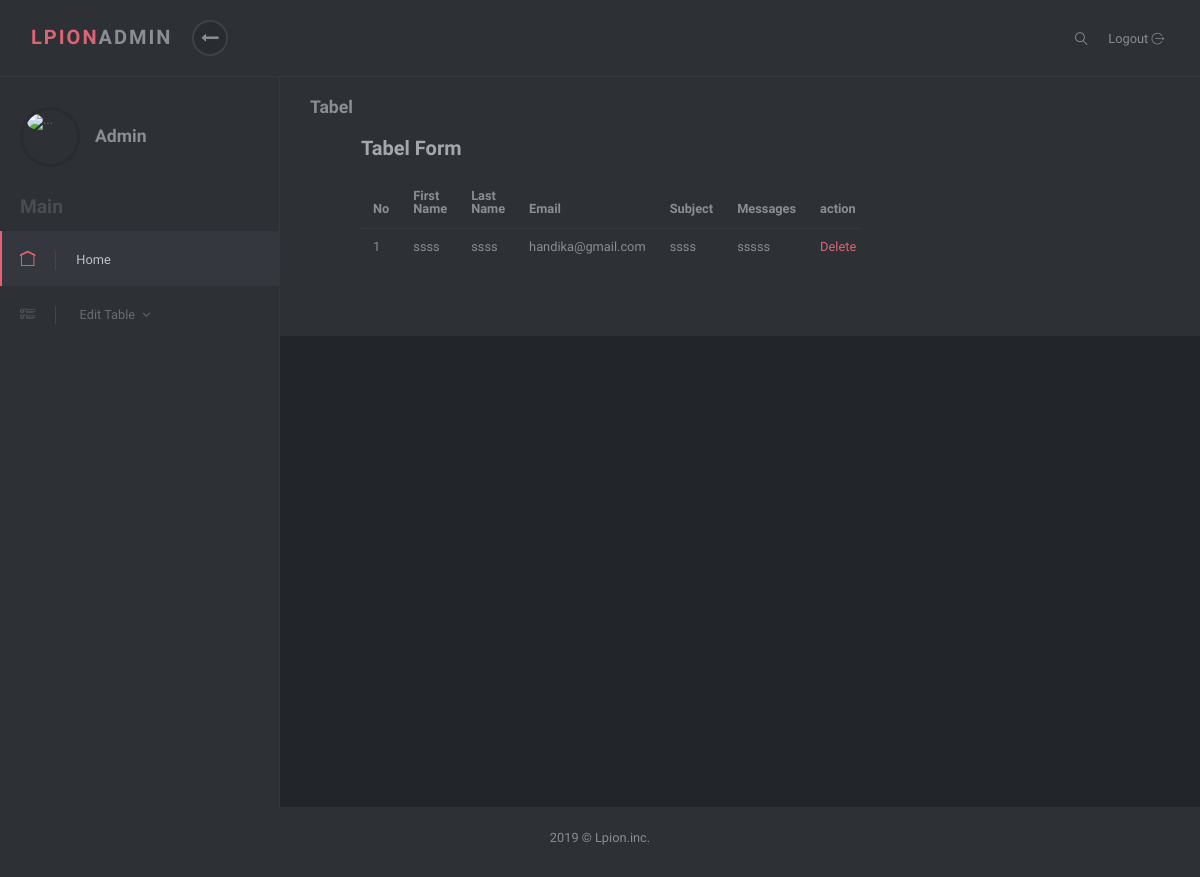
/Admin/Tabel_contact.php (signed in), run on the app's committed database.
### tables this page shows
CREATE TABLE `contact` (
  `idcontact` int(11) NOT NULL,
  `fname` varchar(100) NOT NULL,
  `lname` varchar(100) NOT NULL,
  `email` varchar(100) NOT NULL,
  `subject` varchar(100) NOT NULL,
  `message` varchar(200) NOT NULL
);

### Admin/functions.php (called while the page is built, shortened)
<?php
 $conn=mysqli_connect("localhost", "root", "", "ebisnis");
 function query($user)
 {
 	global $conn;
 	$exe=mysqli_query($conn, $user);
 	$row=null;
 	while($data=mysqli_fetch_array($exe))
 	{
 		$row[]=$data;
 	}
 	return $row;
 }
?>

### Admin/Tabel_contact.php (the view, shortened to what this page needs)
<?php
	require 'functions.php';
	 $contact = query("SELECT * FROM contact");
?>
<!DOCTYPE html>
<html>
<head>
    <link rel="stylesheet" href="vendor/bootstrap/css/bootstrap.min.css">
    <link rel="stylesheet" href="vendor/font-awesome/css/font-awesome.min.css">
    <link rel="stylesheet" href="css/font.css">
    <link rel="stylesheet" href="css/style.default.css" id="theme-stylesheet">
    <link rel="stylesheet" href="css/custom.css">
  </head>
  <body>
    <header class="header">
      <nav class="navbar navbar-expand-lg">
        <div class="container-fluid d-flex align-items-center justify-content-between">
          <div class="navbar-header">
            <a href="index.php" class="navbar-brand">
              <div class="brand-text brand-big visible text-uppercase"><strong class="text-primary">Lpion</strong><strong>Admin</strong></div>
              <div class="brand-text brand-sm"><strong class="text-primary">R</strong><strong>A</strong></div></a>
            <button class="sidebar-toggle"><i class="fa fa-long-arrow-left"></i></button>
          </div>
          <div class="right-menu list-inline no-margin-bottom">
            <div class="list-inline-item"><a href="#" class="search-open nav-link"><i class="icon-magnifying-glass-browser"></i></a></div>
            <div class="list-inline-item logout"><a id="logout" href="logout.php" class="nav-link">Logout <i class="icon-logout"></i></a></div>
          </div>
        </div>
      </nav>
    </header>
    <div class="d-flex align-items-stretch">
      <nav id="sidebar">
        <div class="sidebar-header d-flex align-items-center">
          <div class="avatar"><img src="img/user-512.png" alt="..." class="img-fluid rounded-circle"></div>
          <div class="title">
            <h1 class="h5">Admin</h1>
          </div>
        </div>
        <span class="heading">Main</span>
        <ul class="list-unstyled">
                <li class="active"><a href="index.php"> <i class="icon-home"></i>Home </a></li>
                <li class="nav-item dropdown">
                  <a class="nav-link dropdown-toggle" href="#" id="pagesDropdown" role="button" data-toggle="dropdown" aria-haspopup="true" aria-expanded="false">
                    <i class="icon icon-list"></i>
                    <span>Edit Table</span>
                  </a>
                </li>
        </ul>
      </nav>
		      <div class="page-content">
		        <div class="page-header">
		          <div class="container-fluid">
		            <h2 class="h5 no-margin-bottom">Tabel</h2>
						    <section class="no-padding-top">
							   <div class="container-fluid">
							       <div class="row">
							   		<div class="col-lg-6">
							        <div class="block margin-bottom-sm">
							          <div class="title"><strong>Tabel Form</strong></div>
							            <div class="table-responsive">
							                <table class="table">
							                 <thead>
							                    <tr>
							                        <th>No</th>
                                      <th>First Name</th>
                                      <th>Last Name</th>
							                        <th>Email</th>
                                      <th>Subject</th>
                                      <th>Messages</th>
                                      <th class="aksi"> action</th>
							                    </tr>
							                </thead>
							                <tbody>
							                	<?php foreach($contact as $row){ ?>
						                        <tr>
						                          <td><?php echo $row['idcontact']; ?></td>
                                      <td><?php echo $row['fname']; ?></td>
                                      <td><?php echo $row['lname']; ?></td>
						                          <td><?php echo $row['email']; ?></td>
                                      <td><?php echo $row['subject']; ?></td>
                                      <td><?php echo $row['message']; ?></td>
                                      <td>
                                      <a href="hapus_contact.php?contact=<?php echo $row["idcontact"]; ?>"onclick="return confirm('Are you sure?')" class="aksi">Delete</a>
                                    </td>
						                        </tr>
						                        <?php }?>
					                    	</tbody>
						                	</table>
						            	</div>
						        	</div>
						    	</div>
							</div>
							</div>
							</section>
		          </div>
		        </div>
		    </div>
		</div>
      <footer class="footer">
          <div class="footer__block block no-margin-bottom">
            <div class="container-fluid text-center">
              <p class="no-margin-bottom">2019 &copy; Lpion.inc.</p>
            </div>
          </div>
        </footer>
  </body>
</html>

### Admin/css/style.default.css (style rules this page uses)
body { position: relative; }
section { padding: 0 1rem; }
a { -webkit-transition: all 0.3s; transition: all 0.3s; display: inline-block; }
.text-uppercase { letter-spacing: 0.1em; }
p { line-height: 1.7; }
button { cursor: pointer; }
i, span, strong { display: inline-block; }
.no-padding-top { padding-top: 0 !important; }
.no-margin-bottom { margin-bottom: 0 !important; }
.margin-bottom-sm { margin-bottom: 30px !important; }
.block { padding: 20px; background: #2d3035; color: #8a8d93; margin-bottom: 30px; }
.page-content { position: relative; background: #22252a; min-height: 100vh; width: calc(100% - 280px); padding: 0; padding-bottom: 70px; }
.page-header { padding: 20px 15px; background: #2d3035; color: #8a8d93; margin-bottom: 30px; }
.footer { position: absolute; bottom: 0; width: 100%; }
.footer .footer__block { min-height: 70px; }
.dropdown-toggle { background: none; outline: none; border-radius: 0; }
.dropdown-toggle::after { border: none !important; content: '\f107'; vertical-align: baseline; font-family: 'FontAwesome'; margin-left: .25rem; margin-right: 0.5rem; }
i[class*='icon-'] { -webkit-transform: translateY(2px); transform: translateY(2px); }
.block .title { margin-bottom: 20px; }
.block .title strong:first-child { font-size: 1.25rem; color: #a5a7ab; }
nav.navbar { background: #2d3035; color: #8a8d93; padding-top: 20px; padding-bottom: 20px; border-bottom: 1px solid #34373d; z-index: 10; }
nav.navbar .sidebar-toggle { width: 36px; height: 36px; line-height: 29px; text-align: center; border-radius: 50%; background: #282b2f; color: #8a8d93; font-size: 1.1rem; border: 2px solid #3d4148; outline: none; }
nav.navbar a { color: inherit; }
nav.navbar .brand-text { display: none; font-weight: 700; }
nav.navbar .brand-text.visible { display: block; }
nav.navbar a.nav-link { padding: .5rem .3rem; position: relative; }
nav#sidebar { width: 280px; background: #2d3035; color: #6a6c70; border-right: 1px solid #34373d; }
nav#sidebar a { color: inherit; text-decoration: none; position: relative; }
nav#sidebar a i { font-size: 1.2em; margin-right: 10px; -webkit-transition: none; transition: none; }
nav#sidebar .sidebar-header { padding: 30px 20px; }
nav#sidebar .sidebar-header h1, nav#sidebar .sidebar-header p { margin-bottom: 0; }
nav#sidebar .sidebar-header h1 { color: #8a8d93; }
nav#sidebar span.heading { font-weight: 700; margin-left: 20px; color: #494d53; font-size: 1.2rem; margin-bottom: 15px; }
nav#sidebar .avatar { width: 60px; height: 60px; border-radius: 50%; overflow: hidden; margin-right: 15px; background: none; padding: 4px; border: 3px solid #282b2f; }
nav#sidebar ul { max-height: none; }
nav#sidebar li { position: relative; }
nav#sidebar li a { padding: 18px 20px; display: block; font-weight: 400; }
nav#sidebar li a i { margin-right: 20px; -webkit-transition: all 0.3s; transition: all 0.3s; padding-right: 20px; border-right: 1px solid #454649; }
nav#sidebar li::before { content: ''; width: 2px; height: 100%; background: none; display: block; position: absolute; top: 0; left: 0; z-index: 99; }
nav#sidebar li.active::before { background: #DB6574; }
nav#sidebar li.active > a { background: #34373d; color: #bfc1c4; }
nav#sidebar li.active i { color: #DB6574; }
button, input[type='submit'] { cursor: pointer; font-family: inherit; font-weight: 300 !important; }
.table { margin-bottom: 0; }
.table td, .table th { border-color: #343a40; }
.table thead th { border: none; }
.navbar { padding: 0.5rem 1rem; }
.navbar-brand { display: inline-block; padding-top: 0.3125rem; padding-bottom: 0.3125rem; margin-right: 1rem; font-size: 1.25rem; }
body { font-family: "Muli", sans-serif; font-size: 0.8rem; font-weight: 500; line-height: 1; color: #8a8d93; background-color: #fff; }
a { color: #DB6574; text-decoration: none; }
h1, h2, h3, h4, h5, h6, .h1, .h2, .h3, .h4, .h5, .h6 { margin-bottom: 0.5rem; font-family: inherit; font-weight: 700; line-height: 1.2; color: inherit; }
h1, .h1 { font-size: 2.5rem; }
h2, .h2 { font-size: 1.7rem; }
h5, .h5 { font-size: 1.1rem; }
.text-primary { color: #DB6574 !important; }
.nav-link { padding: 0.5rem 1rem; }

### data on the page
contact: idcontact "1", fname "ssss", lname "ssss", email "handika@gmail.com", subject "ssss", message "sssss"
